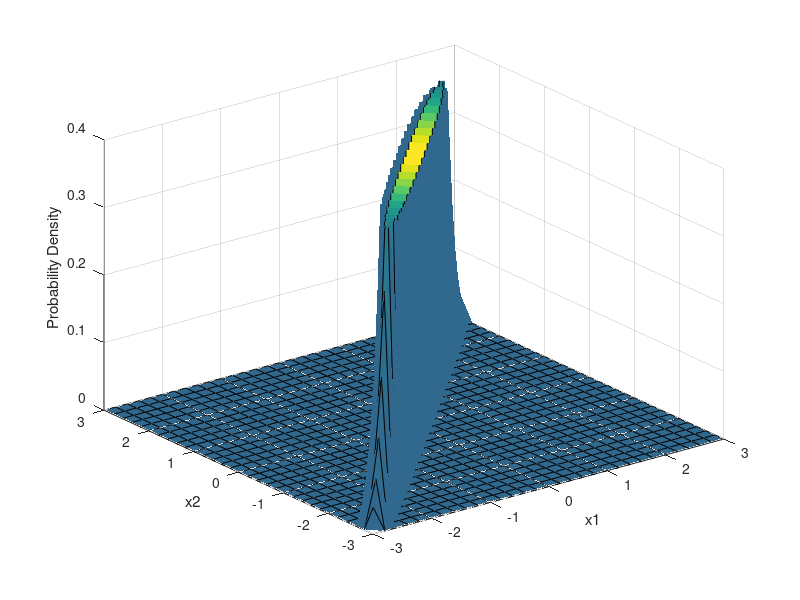

MATLAB code for this plot:
mu = [0 0];
Sigma = [1 .999; .999 1];
x1 = -3:.2:3; x2 = -3:.2:3;
[X1,X2] = meshgrid(x1,x2);
F = mvnpdf([X1(:) X2(:)],mu,Sigma);
F = reshape(F,length(x2),length(x1));
surf(x1,x2,F);
caxis([min(F(:))-.5*range(F(:)),max(F(:))]);
axis([-3 3 -3 3 0 .4])
xlabel('x1'); ylabel('x2'); zlabel('Probability Density');